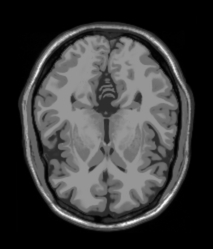
%> input picture CS 473/online_demos/L39_k-Means_demo/t1.jpg, 213 x 249 px
$ octave L39_kMeans_demo.m   (GNU Octave 9; MATLAB toolbox functions it lacks are replaced by stand-ins)
%> lines starting %> are read from the running program, lines starting %| are printed output that depends on the picture
%% Lesson 39 - k-Means

% (C) 2013 Jeff Orchard
%     University of Waterloo


%% Set up some parameters

K = 6; % number of classes try 4, 5 or 6
init_pts = 1; % Initial prototypes: 0=rand, 1=choose, 2=fixed
use_mask = 0; % 1 for mask, 0 for no mask

%% Read in dataset

f = imread('t1.jpg'); f = double( f(:,:,1) );
%> further down, f is the input picture: size 249x213x3 uint8; min 0, max 250, mean 57.8
g = imread('t2.jpg'); g = double( g(:,:,1) );
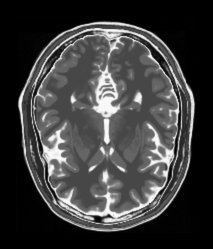
%> input picture CS 473/online_demos/L39_k-Means_demo/t2.jpg, 213 x 249 px
%> further down, g is the input picture: size 249x213x3 uint8; min 0, max 252, mean 60.5
h = imread('pd.jpg'); h = double( h(:,:,1) );
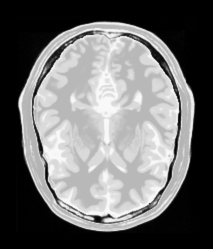
%> input picture CS 473/online_demos/L39_k-Means_demo/pd.jpg, 213 x 249 px
%> further down, h is the input picture: size 249x213x3 uint8; min 0, max 251, mean 109.1

% Include a brain mask?
if use_mask==1
    % Yes
    d = imread('bg_mask.jpg'); d = double( d(:,:,1) );
    img = [f(:) g(:) h(:) d(:)];
else
    % No
    img = [f(:) g(:) h(:)];
end

% Add a little noise
img = img + randn(size(img))*2;

[n_pixels n_images] = size(img);
%> n_pixels = 53037; n_images = 3


%% Choose initial prototpyes

mu = zeros(K,n_images);

switch init_pts
    case 0 % Randomly choose k pixels
        blah = ceil( rand(K,1) * n_pixels );
        mu = [img(blah,:)] + randn(K,n_images)*0;
    case 1 % use ginput
        figure(1);
        imshow(f,[]);
%> (the run ends here)
